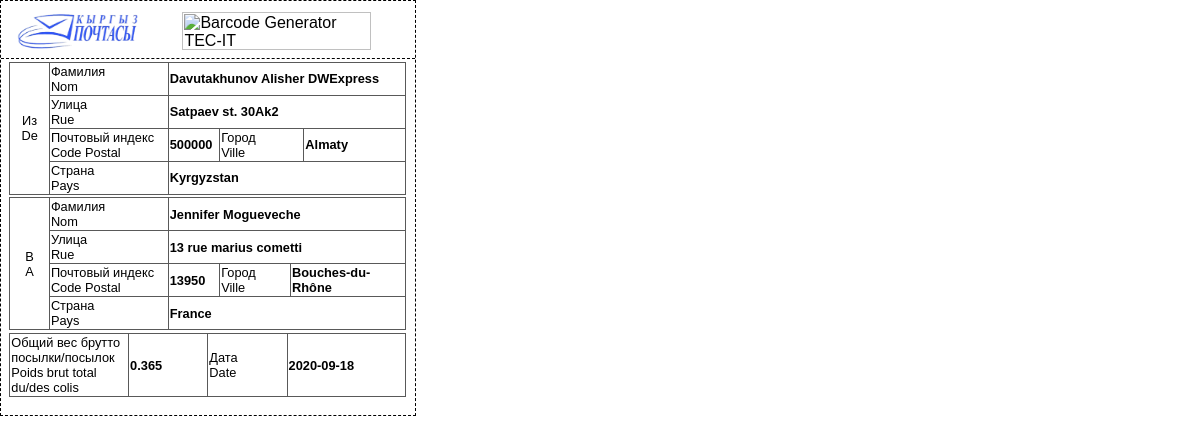
The app's page /pages/stickers/kp_cn22?code=RI800000033KG with its own data.
### tables this page shows
CREATE TABLE `dispatch_for_kp` (
  `id` int(11) NOT NULL,
  `Weight` float NOT NULL,
  `BagWeight` float NOT NULL,
  `BarCode` varchar(14) NOT NULL,
  `ReceiverFirstName` varchar(55) NOT NULL,
  `ReceiverLastName` varchar(55) NOT NULL,
  `ReceiverPostCode` int(8) NOT NULL,
  `ReceiverPhoneNumber` varchar(30) NOT NULL,
  `ReceiverDistrict` varchar(255) NOT NULL,
  `ReceiverRegion` varchar(255) NOT NULL,
  `ReceiverCity` varchar(255) NOT NULL,
  `ReceiverAddress` varchar(500) NOT NULL,
  `Description` varchar(255) NOT NULL,
  `TypeOfItems` varchar(255) NOT NULL,
  `SenderRegion` varchar(255) NOT NULL,
  `SenderPostCode` int(8) NOT NULL,
  `SenderLastName` varchar(55) NOT NULL,
  `ReceiverPatronymic` varchar(55) NOT NULL,
  `SenderDistrict` varchar(255) NOT NULL,
  `CreateDate` varchar(255) NOT NULL,
  `RecepticalNo` varchar(10) NOT NULL,
  `TransportType` int(5) NOT NULL,
  `SenderFirstName` varchar(255) NOT NULL,
  `Department` varchar(500) NOT NULL,
  `SenderPatronymic` varchar(55) NOT NULL,
  `Currency` varchar(10) NOT NULL,
  `Value` varchar(55) NOT NULL,
  `Country` varchar(55) NOT NULL,
  `SenderCity` varchar(255) NOT NULL,
  `SenderAddress` varchar(500) NOT NULL,
  `SenderPhoneNumber` varchar(30) NOT NULL
);

### pages/stickers/kp_cn22.php (the view, shortened to what this page needs)
<?php
$code = trim($_GET['code']);
require_once "../../app/db/db.php";
$data = $pdo->query('SELECT * FROM dispatch_for_kp WHERE BarCode = "'.$code.'"');
$data = $data->fetchAll(PDO::FETCH_ASSOC);
$data = $data[0];
?>
<div class="all">
    <header>
        <img src="../../public/img/carts/kp.png" alt="" class="half">
        <img alt='Barcode Generator TEC-IT' style="width: 5cm; margin-left: 1cm;" src='https://barcode.tec-it.com/barcode.ashx?data=<?=$code?>&code=Code128&dpi=96&dataseparator=' class="half"/>
    </header>
    <table>
        <tbody>
            <tr>
                <td rowspan="4" style="width: 10%;text-align: center;">
                    Из <br> De
                </td>
                <td style="width: 30%;">Фамилия <br> Nom</td>
                <td colspan="3"><b><?=$data['SenderFirstName']?> <?=$data['SenderLastName']?></b></td>
            </tr>
            <tr>
                <td>Улица <br> Rue</td>
                <td colspan="3"><b><?=$data['SenderAddress']?></b></td>
            </tr>
            <tr>
                <td>Почтовый индекс <br> Code Postal</td>
                <td style="width: 13%"><b><?=$data['SenderPostCode']?></b></td>
                <td>Город <br> Ville</td>
                <td><b><?=$data['SenderCity']?></b></td>
            </tr>
            <tr>
                <td>Страна <br> Pays</td>
                <td colspan="3"><b>Kyrgyzstan</b></td>
            </tr>
        </tbody>
    </table>
    <table>
        <tbody>
            <tr>
                <td rowspan="4" style="width: 10%;text-align: center;">
                    В <br> A
                </td>
                <td style="width: 30%;">Фамилия <br> Nom</td>
                <td colspan="3"><b><?=$data['ReceiverFirstName']?> <?=$data['ReceiverLastName']?></b></td>
            </tr>
            <tr>
                <td>Улица <br> Rue</td>
                <td colspan="3"><b><?=$data['ReceiverAddress']?></b></td>
            </tr>
            <tr>
                <td>Почтовый индекс <br> Code Postal</td>
                <td style="width: 13%"><b><?=$data['ReceiverPostCode']?></b></td>
                <td>Город <br> Ville</td>
                <td><b><?=$data['ReceiverCity']?></b></td>
            </tr>
            <tr>
                <td>Страна <br> Pays</td>
                <td colspan="3"><b>France</b></td>
            </tr>
        </tbody>
    </table>
        <table>
            <tbody>
                <tr>
                    <td style="width: 30%;">
                        Общий вес брутто <br>
                        посылки/посылок <br>
                        Poids brut total <br>
                        du/des colis</td>
                    <td><b><?=$data['Weight']?></b></td>
                    <td style="width: 20%">Дата <br> Date</td>
                    <td style="width: 30%;"><b><?=$data['CreateDate']?></b></td>
                </tr>
            </tbody>
        </table>
</div>

### pages/stickers/kp_cn22.php (style rules this page uses)
* { padding: 0; margin: 0; font-family: sans-serif; }
.all { width: 11cm; height: 11cm; border: 1px dashed black; box-sizing: border-box; }
header { height: 1.5cm; border-bottom: 1px dashed; display: flex; }
.half { width: 3.4cm; height: 1cm; margin-top: 0.3cm; margin-left: 0.4cm; }
table { width: 96%; margin-top: 0.7%; margin-left: 2%; border-collapse:collapse; border-spacing:0; font-size: 0.8em; }
table, td, th { border: 1px solid #595959; }
td, th { padding-left: 3px; padding: 1px; width: 30px; height: 30px; }
td { box-sizing: border-box; width: 20px; }

### records on screen
dispatch_for_kp: SenderFirstName "Davutakhunov", SenderLastName "Alisher DWExpress", SenderAddress "Satpaev st. 30Ak2", SenderPostCode "500000", SenderCity "Almaty", ReceiverFirstName "Jennifer", ReceiverLastName "Mogueveche", ReceiverAddress "13 rue marius cometti", ReceiverPostCode "13950", ReceiverCity "Bouches-du-Rhône", Weight "0.365", CreateDate "2020-09-18"
